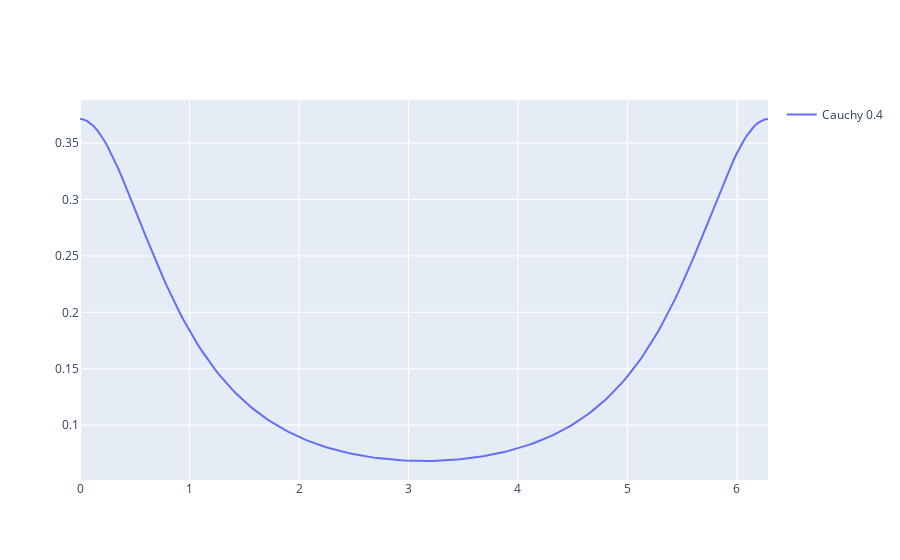

This figure's notebook cell:
### Code cell
fig_wrapcauchy_pdf = go.Figure()
fig_wrapcauchy_pdf.add_trace(go.Scatter(
     x = aux_domain,
    y = wrapcauchy_pdf,
    marker = dict(size = 2),
    line = dict(width = 2),
    mode = 'lines',
    name = 'Cauchy 0.4',
    showlegend = True 
))
fig_wrapcauchy_pdf.show()

### Figure 1 — Plotly figure (JSON) as saved in the notebook; plotly's stock layout.template omitted (floating-point values rounded to 4 significant figures; data arrays with more than 128 entries replaced by an {"elided": "..."} marker saying what was removed)
{"data": [{"line": {"width": 2}, "marker": {"size": 2}, "mode": "lines", "name": "Cauchy 0.4", "showlegend": true, "type": "scatter", "x": {"elided": "200 float values"}, "y": {"elided": "200 float values"}}], "layout": {}}
